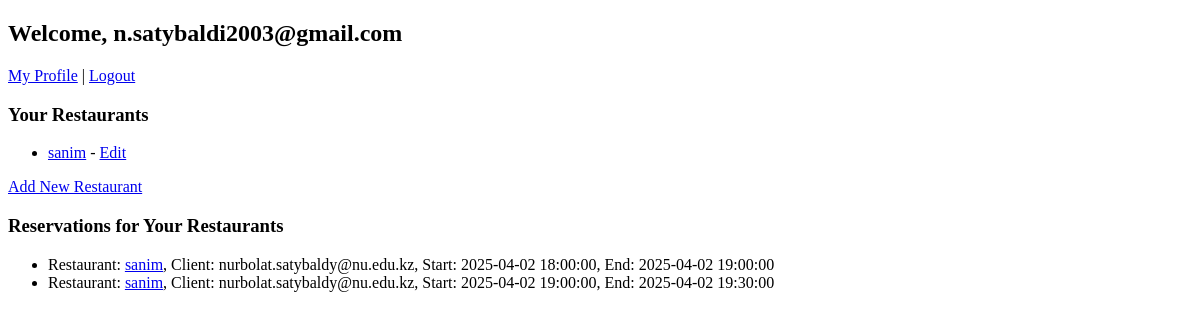
The page /dashboard (signed in) on the database as committed earlier.
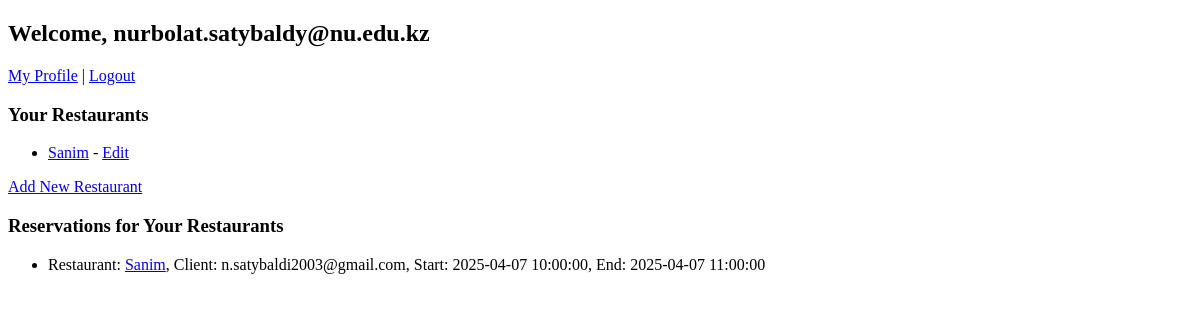
The same page on the database as committed later.
### app/models/user.py (models this page shows)
class User(Base):
    __tablename__ = "users"
    id = Column(Integer, primary_key=True, index=True)
    email = Column(String, unique=True, index=True, nullable=False)
    hashed_password = Column(String, nullable=False)
    role = Column(String, nullable=False, default="client")
    comments = relationship("Comment", back_populates="user")
    ratings = relationship("Rating", back_populates="user")

### app/models/restaurant.py (models this page shows)
class Restaurant(Base):
    __tablename__ = "restaurants"
    id = Column(Integer, primary_key=True, index=True)
    owner_id = Column(Integer, ForeignKey("users.id"), nullable=False)
    name = Column(String, nullable=False)
    num_tables = Column(Integer, nullable=False)
    table_capacity = Column(Integer, nullable=False)
    working_time = Column(String, nullable=False)
    comments = relationship("Comment", back_populates="restaurant")
    ratings = relationship("Rating", back_populates="restaurant")

### app/models/reservation.py (models this page shows)
class Reservation(Base):
    __tablename__ = "reservations"
    id = Column(Integer, primary_key=True, index=True)
    restaurant_id = Column(Integer, ForeignKey("restaurants.id"), nullable=False)
    client_id = Column(Integer, ForeignKey("users.id"), nullable=False)
    table_number = Column(Integer, nullable=False)
    start_time = Column(DateTime, nullable=False)
    end_time = Column(DateTime, nullable=False)

### app/api/views.py (the view)
@router.get("/dashboard", response_class=HTMLResponse)
def dashboard(request: Request, db: Session = Depends(get_db)):
    user = get_current_user_from_session(request, db)
    if user.role == "host":
        restaurants = db.query(Restaurant).filter(Restaurant.owner_id == user.id).all()
        reservations = []
        for r in restaurants:
            res_list = db.query(Reservation).filter(Reservation.restaurant_id == r.id).all()
            for res in res_list:
                client = db.query(User).filter(User.id == res.client_id).first()
                reservations.append({"reservation": res, "restaurant": r, "client": client})
        return templates.TemplateResponse("dashboard_host.html",
                                          {"request": request, "user": user, "restaurants": restaurants,
                                           "reservations": reservations})
    else:
        restaurants = db.query(Restaurant).all()
        reservations = db.query(Reservation).filter(Reservation.client_id == user.id).all()
        return templates.TemplateResponse("dashboard_client.html",
                                          {"request": request, "user": user, "restaurants": restaurants,
                                           "reservations": reservations})

### app/templates/dashboard_host.html (shortened to what this page needs)
<!DOCTYPE html>
<html>
<head>
</head>
<body>
    <h2>Welcome, {{ user.email }}</h2>
    <a href="/profile">My Profile</a> | <a href="/auth/logout">Logout</a>
    <h3>Your Restaurants</h3>
    <ul>
        {% for restaurant in restaurants %}
        <li>
            <a href="/restaurant/detail/{{ restaurant.id }}">{{ restaurant.name }}</a> -
            <a href="/restaurant/edit/{{ restaurant.id }}">Edit</a>
        </li>
        {% endfor %}
    </ul>
    <a href="/restaurant/add_form">Add New Restaurant</a>
    <h3>Reservations for Your Restaurants</h3>
    <ul>
        {% for item in reservations %}
        <li>
            Restaurant: <a href="/restaurant/detail/{{ item.restaurant.id }}">{{ item.restaurant.name }}</a>,
            Client: {{ item.client.email }},
            Start: {{ item.reservation.start_time }},
            End: {{ item.reservation.end_time }}
        </li>
        {% endfor %}
    </ul>
</body>
</html>

Rows that differ between the two databases and show on the page:
removed Reservation: reservation.start_time "2025-04-02 19:00:00", reservation.end_time "2025-04-02 19:30:00"
changed User: email "n.satybaldi2003@gmail.com" → "nurbolat.satybaldy@nu.edu.kz"
changed Restaurant: name "sanim" → "Sanim"
Other text that changed with them:
new list line: "Restaurant: , Client: , Start: , End:"
new list line: "Sanim"
new list line: "n.satybaldi2003@gmail.com"
new list line: "2025-04-07 10:00:00 2025-04-07 11:00:00"
list line gone: "Restaurant: , Client: , Start: , End:"
list line gone: "sanim"
list line gone: "nurbolat.satybaldy@nu.edu.kz"
list line gone: "2025-04-02 18:00:00 2025-04-02 19:00:00"
